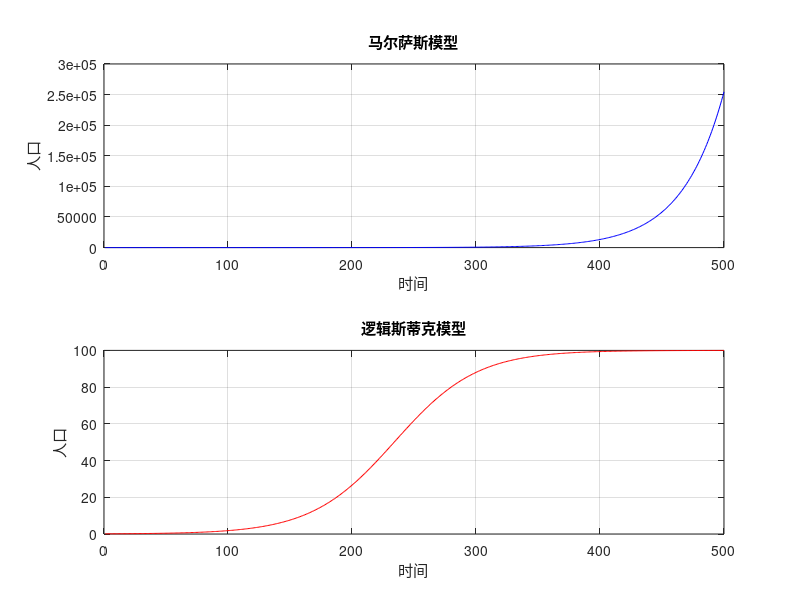

Write MATLAB code to recreate this figure.
% Initialize params
r = 0.03;
K = 100;
N = 500;

% Initialize population vectors
x = zeros(1, N);
y = zeros(1, N);
x(1) = 0.1;
y(1) = 0.1;

% 马尔萨斯模型
for n = 1:N-1
    x(n+1) = x(n) + r * x(n);
end

% 逻辑斯蒂克模型
for n = 1:N-1
    y(n+1) = y(n) + r * (1 - y(n)/K) * y(n);
end

% Plot
figure;
subplot(2,1,1);
plot(1:N, x, 'b');
title('马尔萨斯模型');
xlabel('时间');
ylabel('人口');
grid on;

subplot(2,1,2);
plot(1:N, y, 'r');
title('逻辑斯蒂克模型');
xlabel('时间');
ylabel('人口');
grid on;
